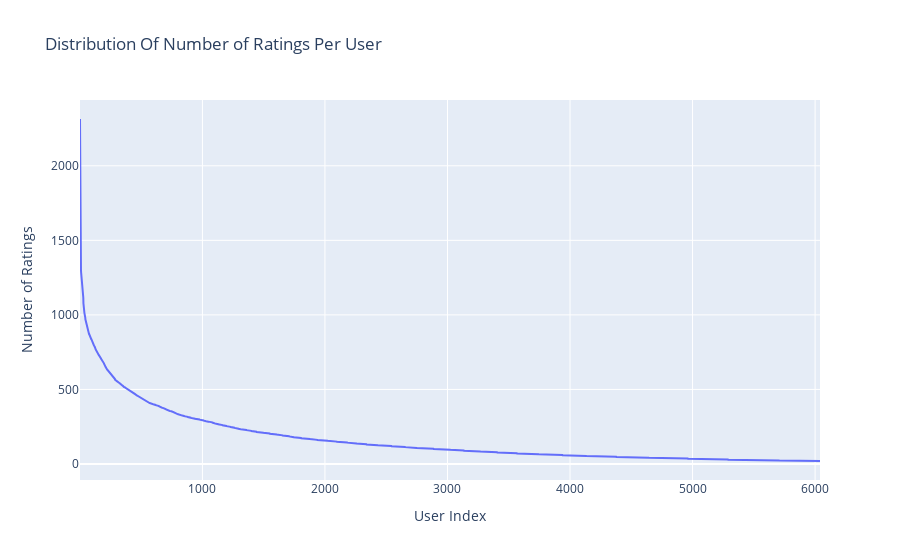

The cell this chart's notebook holds for it:
### Markdown cell above
## Number Ratings per User

### Code cell
data_user = data_csv.groupby('user')['rating'].count()

trace = go.Scatter(x = data_user.index,
                   y = sorted(data_user.values, reverse=True),
                   )
# Create layout
layout = dict(title = 'Distribution Of Number of Ratings Per User',
              xaxis = dict(title = 'User Index'),
              yaxis = dict(title = 'Number of Ratings'))

# Create plot
fig = go.Figure(data=[trace], layout=layout)
iplot(fig)

### Figure 1 — Plotly figure (JSON) as saved in the notebook; plotly's stock layout.template omitted (floating-point values rounded to 4 significant figures; data arrays with more than 128 entries replaced by an {"elided": "..."} marker saying what was removed)
{"data": [{"type": "scatter", "x": {"elided": "6040 int values"}, "y": {"elided": "6040 int values"}}], "layout": {"title": {"text": "Distribution Of Number of Ratings Per User"}, "xaxis": {"title": {"text": "User Index"}}, "yaxis": {"title": {"text": "Number of Ratings"}}}}
